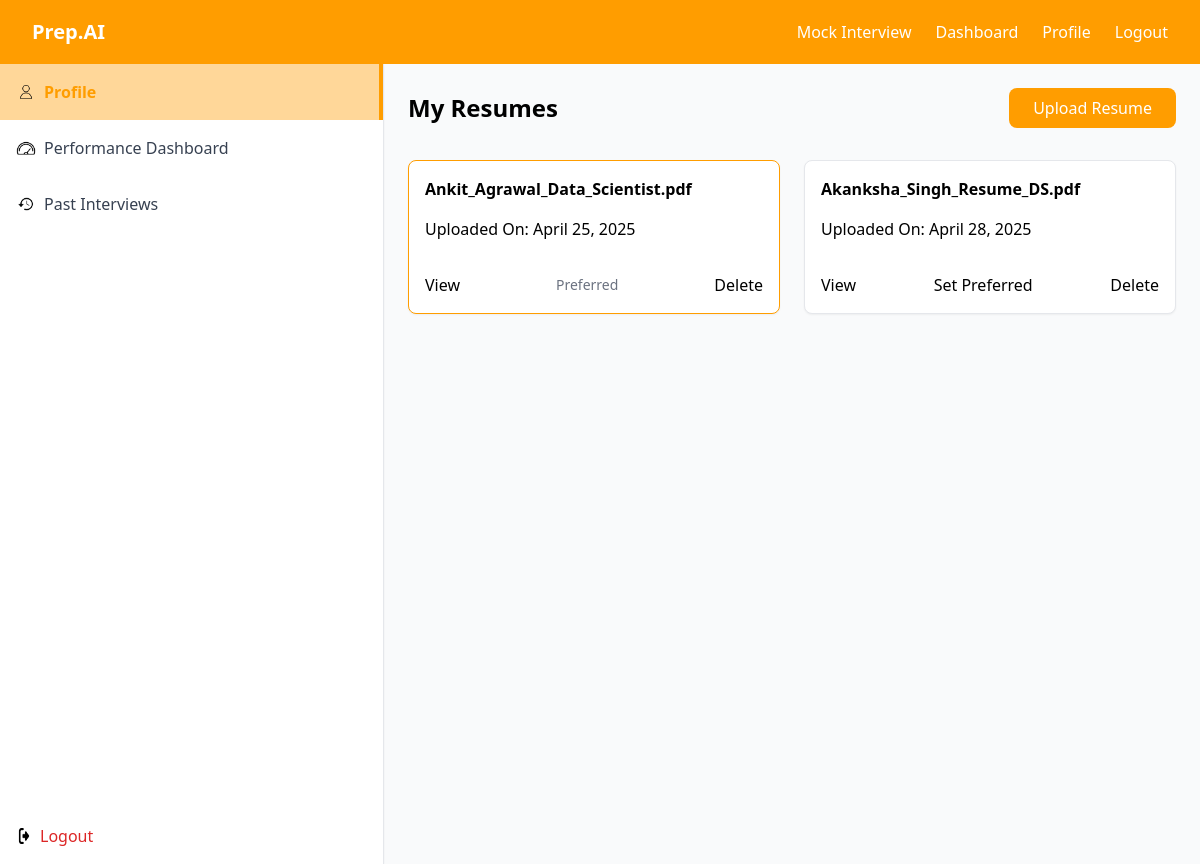
Page /profile/ (signed in) on the earlier database version.
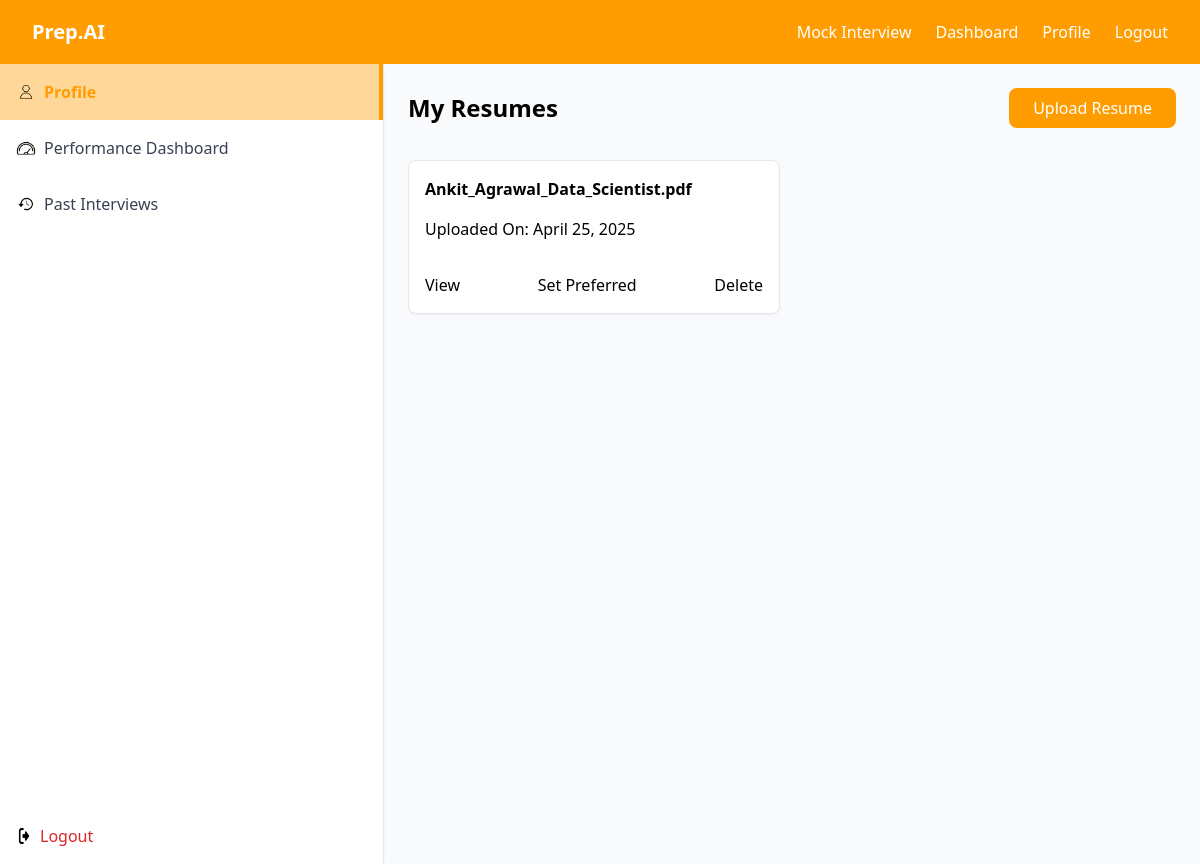
Same page on the later database version.
### backend/models.py (models this page shows, shortened)
class Resume(models.Model):
	user = models.ForeignKey(User, on_delete=models.CASCADE, related_name='resumes')
	file = models.FileField(upload_to='resumes/')
	uploaded_at = models.DateTimeField(auto_now_add=True)
	is_preferred = models.BooleanField(default=False)
	name = models.CharField(max_length=255, null=True, blank=True)
	email = models.EmailField(null=True, blank=True)
	phone = models.CharField(max_length=50, null=True, blank=True)
	location = models.CharField(max_length=255, null=True, blank=True)
	summary = models.TextField(null=True, blank=True)
	education = models.JSONField(null=True, blank=True)
	experience = models.JSONField(null=True, blank=True)
	skills = models.JSONField(null=True, blank=True)
	certifications = models.JSONField(null=True, blank=True)
	projects = models.JSONField(null=True, blank=True)
	domain_expertise = models.JSONField(null=True, blank=True)
	years_of_experience = models.FloatField(default=0)
	class Meta:
		ordering = ['-is_preferred', '-uploaded_at']

### backend/views.py (the view)
# urls.py: path('profile/', profile, name='profile'),
@login_required
def profile(request):
	resumes = Resume.objects.filter(user=request.user)
	form = ResumeUploadForm(request.POST or None, request.FILES or None)
	if request.method == 'POST' and form.is_valid():
		resume = form.save(user=request.user)
		print("Resume saved:", resume.file.name)
		return redirect('profile')
	return render(request, 'profile.html', {
		'form': form,
		'resumes': resumes
	})

### backend/templates/profile.html (shortened to what this page needs)
{% extends "base.html" %}
{% block content %}
{% load static %}
<div class="flex">
<aside class="h-screen sticky top-16 border-r shadow-sm hidden md:flex flex-col justify-between bg-white sidenav w-64">
  <div>
    <div class="flex items-center gap-2 px-4 py-4 bg-white border-r-4 sidenav-active-item">
      <img src="{% static 'backend/images/profile.png' %}" alt="Profile" class="w-5 h-auto" />
      <span class="sidenav-active-text font-semibold">Profile</span>
    </div>
    <div class="flex items-center gap-2 px-4 py-4 hover:bg-gray-100 cursor-pointer">
      <img src="{% static 'backend/images/dashboard.png' %}" alt="Dashboard" class="w-5 h-auto" />
      <span class="text-gray-700">Performance Dashboard</span>
    </div>
    <a href="{% url 'past_interviews' %}"><div class="flex items-center gap-2 px-4 py-4 hover:bg-gray-100 cursor-pointer">
      <img src="{% static 'backend/images/past.png' %}" alt="Past" class="w-5 h-auto" />
      <span class="text-gray-700">Past Interviews</span>
    </div></a>
  </div>
  <div class="p-4">
    <a href="{% url 'account_logout' %}"
       onclick="return confirm('Are you sure you want to log out?');"
       class="flex items-center gap-2 text-red-600 hover:text-red-800 transition">
      <img src="{% static 'backend/images/logout.png' %}" alt="Logout" class="w-4 h-4" />
      Logout
    </a>
  </div>
</aside>
  <div class="flex-1 p-6">
<div class="flex items-center justify-between mb-8">
  <h2 class="text-2xl font-bold">My Resumes</h2>
  <form method="POST" enctype="multipart/form-data" id="resumeUploadForm" class="rounded-lg">
    <label for="resumeFileInput" class="inline-block bg-orange-500 px-6 py-2 rounded cursor-pointer hover:bg-orange-600 transition">
      Upload Resume
    </label>
  </form>
</div>
    <div class="grid grid-cols-1 md:grid-cols-2 gap-6">
      {% for resume in resumes %}
      <div class="bg-white shadow-sm border rounded-lg p-4 flex flex-col justify-between {% if resume.is_preferred %}resume_preferred{% endif %}">
        <div class="mb-4">
          <h3 class="font-semibold">{{ resume.file.name|cut:'resumes/' }}</h3>
          <h4 class="mt-4">Uploaded On: {{resume.uploaded_at|date}}</h4>
        </div>
        <div class="mt-auto flex justify-between items-center pt-4">
          <a href="{{ resume.file.url }}" target="_blank" class="hover:underline">View</a>
          {% if not resume.is_preferred %}
          <form method="post" action="{% url 'set_preferred_resume' resume.id %}">
            <button class="hover:underline">Set Preferred</button>
          </form>
          {% else %}
          <span class="text-gray-500 text-sm">Preferred</span>
          {% endif %}
          <form method="post" action="{% url 'delete_resume' resume.id %}">
            <button class="hover:underline">Delete</button>
          </form>
        </div>
      </div>
      {% endfor %}
    </div>
  </div>
</div>
{% endblock %}

### backend/templates/base.html (shortened to what this page needs)
{% load static %}
{% load socialaccount %}
<!DOCTYPE html>
<html lang="en">
<head>
  <link href="https://cdn.jsdelivr.net/npm/tailwindcss@2.2.19/dist/tailwind.min.css" rel="stylesheet">
  <link rel="stylesheet" href="{% static 'backend/css/style.css' %}">
</head>
<body class="bg-gray-50">
  <nav class="top-0 left-0 right-0 z-50 nav-fixed">
    <div class="max-w-7xl mx-auto px-4 sm:px-6 lg:px-8">
      <div class="flex justify-between items-center h-16">
        <div class="flex items-center">
          <a href='/'><span class="text-xl font-bold">Prep.AI</span></a>
        </div>
        <div class="flex items-center space-x-6">
      {% if user.is_authenticated %}
        <a href="{% url 'setup_interview' %}" class="nav-link">Mock Interview</a>
        <a href="/profile" class="nav-link">Dashboard</a>
        <a href="{% url 'profile' %}" class="nav-link">Profile</a>
        <a href="{% url 'account_logout' %}" class="nav-link">Logout</a>
      {% else %}
        <a href="/accounts/google/login/?process=login&next=/" class="btn-main text-black px-4 py-2 rounded">Login with Google</a>
      {% endif %}
    </div>
      </div>
    </div>
  </nav>
  <main>
    {% block content %}{% endblock %}
  </main>
</body>
</html>

### backend/static/backend/css/style.css (style rules this page uses)
.nav-fixed { background-color: #FF9D00 !important; color:white !important; }
.nav-link { color:white !important; }
.sidenav { background-color: #fff !important; width: 24rem; }
.sidenav-active-item { background-color: #ffd799 !important; border-right: 4px solid #FF9D00 !important; }
.sidenav-active-text { color: #FF9D00 !important; }
#resumeUploadForm { background-color: #FF9D00 !important; color:white !important; }

Differences in the rows shown:
removed Resume: file.name "Akanksha_Singh_Resume_DS.pdf", uploaded_at "April 28, 2025", is_preferred "Set Preferred"
changed Resume "Ankit_Agrawal_Data_Scientist.pdf": is_preferred "Preferred" → "Set Preferred"
